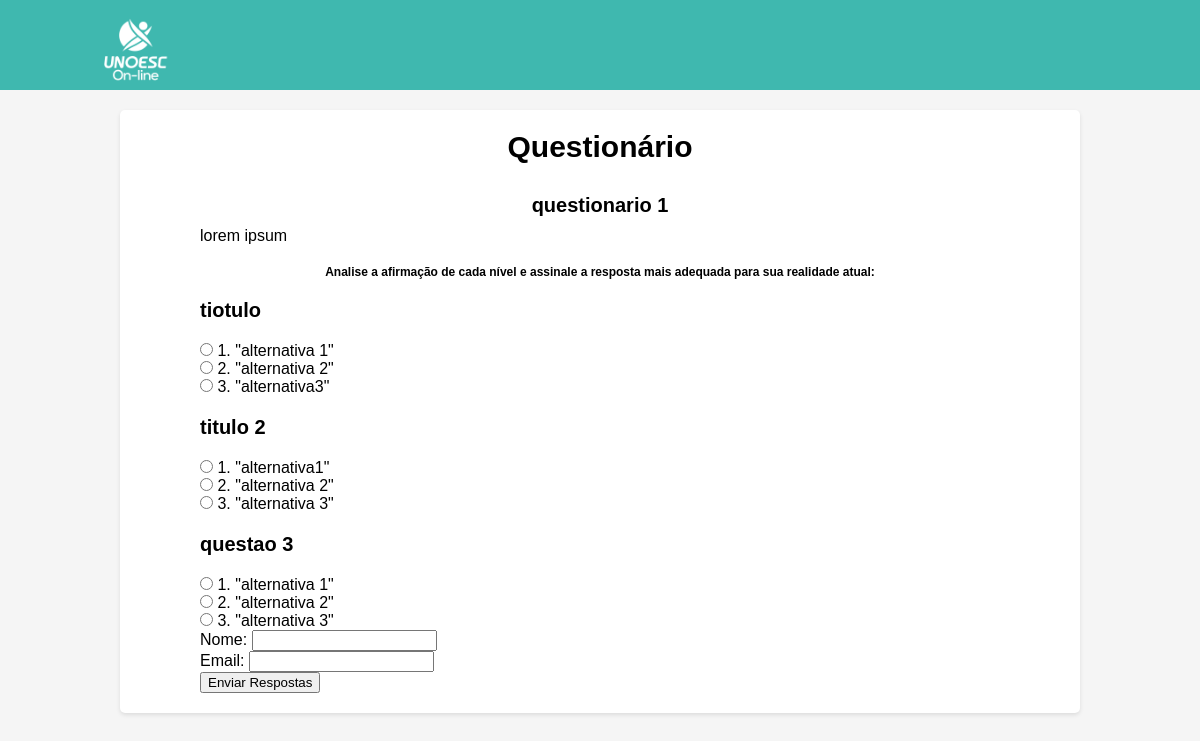
The page /questionario/201/inquerito/ on the database its author committed.
### questionario/models.py (models this page shows)
class Questionario(models.Model):
    titulo = models.CharField(max_length=100)
    explicacao = models.TextField()
    imagem = models.ImageField(upload_to='media', blank=True, null=True, default=None)

class Questao(models.Model):
    questionario = models.ForeignKey(Questionario, on_delete=models.CASCADE)
    titulo = models.CharField(max_length=200)

class Alternativa(models.Model):
    questao = models.ForeignKey(Questao, on_delete=models.CASCADE)
    texto = models.CharField(max_length=200)
    pontuacao = models.IntegerField(default=0)

### questionario/views.py (the view)
# urls.py: path('questionario/<int:questionario_id>/inquerito/', views.inquerito, name='inquerito'),
def inquerito (request, questionario_id):
        questionario = get_object_or_404(Questionario, pk=questionario_id)
        return render(request, 'inquerito.html', {'questionario': questionario})

### templates/inquerito.html (shortened to what this page needs)
<!DOCTYPE html>
{% load static %}
<html lang="pt-br">
  <head>
    <link rel="stylesheet" href="{% static 'css/styles.css' %}" />
  </head>
  <body>
    <header id="mr-nav">
      <span>
        <img src="{% static 'img\logo_branco.png' %}" alt="Logo Unoesc" />
      </span>
    </header>
    <div id="page">
      <main id="page-content">
        <div id="page-header">
          <h1>Questionário</h1>
          <h2>{{ questionario.titulo }}</h2>
          <p>{{ questionario.explicacao}}</p>
        </div>
        <h4>
          Analise a afirmação de cada nível e assinale a resposta mais adequada
          para sua realidade atual:
        </h4>
        <form action="{% url 'submit' questionario.id %}" method="post">
          {% csrf_token %} {% for questao in questionario.questao_set.all %}
          <h2>{{ questao.titulo }}</h2>
          {% for alternativa in questao.alternativa_set.all %}
          <label>
            <input
              type="radio"
              name="questao{{ questao.id }}"
              value="{{ alternativa.id }}"
            />
            {{ forloop.counter }}. "{{ alternativa.texto }}" </label
          ><br />
          {% endfor %} {% endfor %}
          <label for="nome">Nome:</label>
          <input type="text" name="nome" id="nome" required /><br />
          <label for="email">Email:</label>
          <input type="email" name="email" id="email" required /><br />
          <button type="submit">Enviar Respostas</button>
        </form>
      </main>
    </div>
  </body>
</html>

### questionario/static/css/styles.css (style rules this page uses)
* { margin: 0; box-sizing: border-box; }
body { font-family: Arial, sans-serif; background-color: #f5f5f5; }
header { height: 90px; background-color: #3fb8af; display: flex; align-items: flex-end; padding: 0 20px; position: relative; }
header span { display: flex; align-items: center; }
header img { width: 150px; height: 110px; margin-right: 20px; margin-bottom: 5px; object-fit: contain; object-position: 62px 22px; padding: 0px; }
#page { background-color: white; border-radius: 5px; box-shadow: 0 2px 4px rgba(0, 0, 0, 0.1); margin: 20px auto; padding: 20px; width: 80%; }
#page-content { margin: 0 auto; max-width: 800px; }

### templates/inquerito.html (style rules this page uses)
body { font-family: Arial, sans-serif; background-color: #f5f5f5; margin: 0; padding: 0; }
#page { background-color: white; border-radius: 5px; box-shadow: 0 2px 4px rgba(0, 0, 0, 0.1); margin: 20px auto; padding: 20px; width: 80%; }
#page-content { margin: 0 auto; max-width: 800px; }
#page-header h1 { font-size: 30px; margin-bottom: 30px; text-align: center; }
#page-header h2 { font-size: 20px; margin-bottom: 10px; text-align: center; }
#page-header p { font-size: 16px; margin-bottom: 20px; text-align: justify; }
h4 { font-size: 12px; margin-top: 20px; text-align: center; }
h2 { font-size: 20px; margin-top: 20px; margin-bottom: 20px; }
p { font-size: 16px; margin-bottom: 10px; }

### rows shown on the page
Questionario: titulo "questionario 1", explicacao "lorem ipsum"
Questao: titulo "tiotulo"
Alternativa: texto "alternativa 1"
Alternativa: texto "alternativa 2"
Alternativa: texto "alternativa3"
Questao: titulo "titulo 2"
Alternativa: texto "alternativa1"
Alternativa: texto "alternativa 2"
Alternativa: texto "alternativa 3"
Questao: titulo "questao 3"
Alternativa: texto "alternativa 1"
Alternativa: texto "alternativa 2"
Alternativa: texto "alternativa 3"
